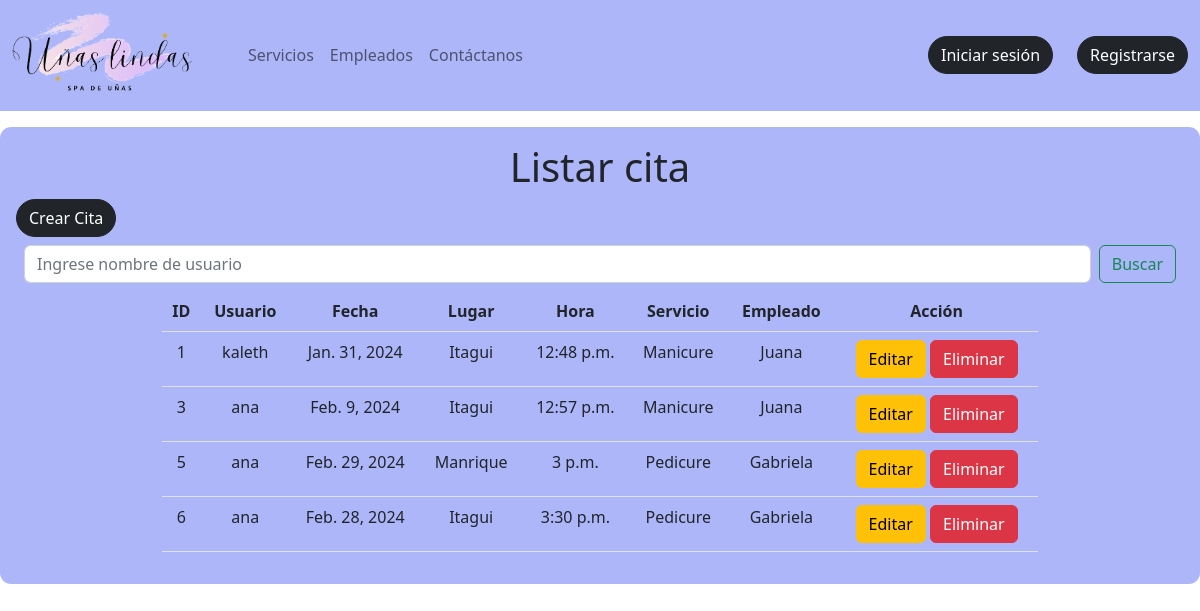
Page /listar_citas on the committed database.
### agenda/models.py (models this page shows, shortened)
class Cita(models.Model):
    idCita=models.BigAutoField( primary_key=True, blank=True)
    idUsuario=models.ForeignKey(Usuario, on_delete=models.CASCADE)
    fecha=models.DateField()
    lugar=models.CharField(max_length=50)
    hora=models.TimeField()
    servicio = models.ForeignKey(Servicio, on_delete=models.CASCADE,)
    empleado = models.ForeignKey(Empleado, on_delete=models.CASCADE,)

class Usuario(models.Model):
    ROLES=(
        (1,"Administrador"),
        (2,"Empleado"),
        (3,"Usuario")
    )
    idUsuario=models.BigAutoField(primary_key=True,blank=True)
    nombre=models.CharField(max_length=50)
    apellido=models.CharField(max_length=50)
    contacto=models.CharField(max_length=50)
    email=models.CharField(max_length=50,unique=True)
    nombreUsuario=models.CharField(max_length=50,unique=True)
    contrasena=models.CharField(max_length=128)  # Cambiado a 128 para almacenar hash seguro
    rol=models.IntegerField(choices=ROLES,default=3)
    password_reset_token = models.CharField(max_length=100, null=True, blank=True)
    def __str__(self):
        return f"{self.nombre}"

class Servicio(models.Model):
    idServicio=models.BigAutoField(unique=True,primary_key=True)
    nombre=models.CharField(max_length=50)
    duracion=models.CharField(max_length=50)
    descripcion=models.CharField(max_length=240)
    precio=models.CharField(max_length=50)
    disponibilidad=models.CharField(max_length=50)
    def __str__(self):
        return f"{self.nombre}"

class Empleado(models.Model):
    idEmpleado=models.BigAutoField(unique=True, primary_key=True)
    nombre=models.CharField(max_length=50)
    apellido=models.CharField(max_length=50)
    contacto=models.CharField(max_length=50)
    email=models.CharField(max_length=50)
    fechaNacimiento=models.DateField()
    cargo=models.CharField(max_length=50)
    salario=models.CharField(max_length=50)
    def __str__(self):
        return f"{self.nombre}"

### agenda/views.py (the view)
# urls.py: path('listar_citas', views.listar_citas, name="listar_citas"),
def listar_citas(request):
    listar=Cita.objects.all()
    contexto={"datos":listar}
    return render(request,'agenda/citas/listar_cita.html',contexto)

### agenda/templates/agenda/citas/listar_cita.html (shortened to what this page needs)
{% extends 'agenda/base.html' %}
{% load static %}
{% block contenedor %}
<section class="container mt-3 mb-3 p-3" style="background-color: #ACB6F9; max-width: 1400px; border-radius: 0.3cm;">
<h1  class="text-center"> Listar cita</h1>
  <a class="btn btn-dark rounded-pill text-white"href="{% url 'form_citas' %}">Crear Cita</a>
  <form class="d-flex m-2" role="search" method="post" action="{% url 'buscar_cita' %}">
    <input class="form-control me-2" type="search" placeholder="Ingrese nombre de usuario" aria-label="Search" name="buscarcita">
    <button class="btn btn-outline-success" type="submit">Buscar</button>
  </form>
  {% if datos %}
  <table class="table w-75 mx-auto text-center">
    <tr>
        <th>ID</th>
        <th>Usuario</th>
        <th>Fecha</th>
        <th>Lugar</th>
        <th>Hora</th>
        <th>Servicio</th>
        <th>Empleado</th>
        <th>Acción</th>
    </tr>
    {% for i in datos %}
    <tr>
        <td>{{i.idCita}}</td>
        <td>{{i.idUsuario}}</td>
        <td>{{i.fecha}}</td>
        <td>{{i.lugar}}</td>
        <td>{{i.hora}}</td>
        <td>{{i.servicio}}</td>
        <td>{{i.empleado}}</td>
        <td>
            <a class="btn btn-warning" href="{% url 'editar_cita' i.idCita %}">Editar</a>
            <a class="btn btn-danger" href="{% url 'eliminar_cita' i.idCita %}" onclick="return confirm('¿Estas seguro de eliminar?')" >Eliminar</a>
        </td>
    </tr>
    {% endfor %}
    {% else %}
    no hay registros
    {% endif %}
  </table>
</section>
{% endblock %}

### agenda/templates/agenda/base.html (shortened to what this page needs)
{% load static %}
<!DOCTYPE html>
<html lang="en">
<head>
    <link rel="stylesheet" href="{% static 'agenda/css/styles.css' %}">
    <link href="https://cdn.jsdelivr.net/npm/bootstrap@5.2.3/dist/css/bootstrap.min.css" rel="stylesheet">
    <link rel="stylesheet" href="https://cdnjs.cloudflare.com/ajax/libs/font-awesome/6.3.0/css/all.min.css">
</head>
<body>
    <nav class="navbar navbar-expand-sm navbar-light" style="background-color: #ACB6F9;">
        <div class="container-fluid">
            <a href="{% url 'inicio' %}"><img id="logo" class="me-5" style="width: 180px;" src="{% static 'agenda/img/logo.png' %}" alt="logo"></a>
            <div class="collapse navbar-collapse" id="mynavbar">
                <ul class="navbar-nav me-auto mb-2 mb-lg-0">
                    <li class="nav-item">
                        <a class="nav-link activate" href="{% url 'servicios' %}">Servicios</a>
                    </li>
                    <li class="nav-item">
                        <a class="nav-link activate" href="{% url 'empleados' %}">Empleados</a>
                    </li>
                    <li class="nav-item">
                        <a class="nav-link activate" href="{% url 'contacto' %}">Contáctanos</a>
                    </li>
                </ul>
                <ul class="navbar-nav ms-auto mb-2 mb-lg-0">
                    {% if request.session.logueo %}
                    <li class="nav-item">
                        <div class="nav-but dropdown">
                            <a class="" href="#" role="button" id="dropdownMenuLink" data-bs-toggle="dropdown" aria-expanded="false">
                                <i class="fa-solid fa-user fa-lg" style="font-size: 33px; color: black; margin-right: 10px;"></i>
                            </a>
                            <ul class="dropdown-menu dropdown-menu-end" aria-labelledby="dropdownMenuLink">
                                <li><a class="dropdown-item" href="{% url 'ver_perfil' %}">Ver mi perfil</a></li>
                                <li><hr class="dropdown-divider"></li>
                                <li><a class="dropdown-item" href="{% url 'logout' %}">Cerrar sesión</a></li>
                            </ul>
                        </div>
                    </li>
                    {% else %}
                    <li class="nav-but">
                        <a class="btn btn-dark rounded-pill me-4" href="{% url 'login' %}">Iniciar sesión</a>
                    </li>
                    <li class="nav-but">
                        <a class="btn btn-dark rounded-pill" href="{% url 'form_usuario' %}">Registrarse</a>
                    </li>
                    {% endif %}
                </ul>
            </div>
        </div>
    </nav>
    {% block contenedor %}
    {% endblock %}
</body>
</html>

### rows in the picture
Cita: idCita "1", idUsuario "kaleth", fecha "Jan. 31, 2024", lugar "Itagui", hora "12:48 p.m.", servicio "Manicure", empleado "Juana"
Cita: idCita "3", idUsuario "ana", fecha "Feb. 9, 2024", lugar "Itagui", hora "12:57 p.m.", servicio "Manicure", empleado "Juana"
Cita: idCita "5", idUsuario "ana", fecha "Feb. 29, 2024", lugar "Manrique", hora "3 p.m.", servicio "Pedicure", empleado "Gabriela"
Cita: idCita "6", idUsuario "ana", fecha "Feb. 28, 2024", lugar "Itagui", hora "3:30 p.m.", servicio "Pedicure", empleado "Gabriela"
